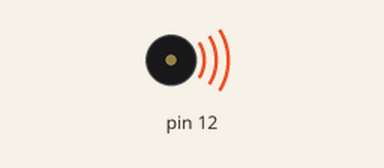
The sketch below on a simulated Arduino Uno, built with avr-gcc and run on an emulated ATmega328P. Shown: buzzer (waves = sounding).

Above: at 7.2 s.
At 13.5 s:
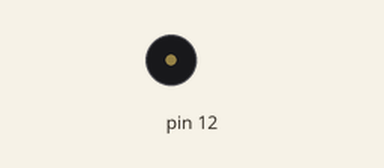
Timing chart, 0 to 16.1 s (numbered marks = the images above):
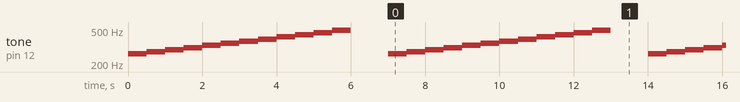

The sketch:

Tone.ino
```cpp
int numTones = 12;
int tones[] = {262, 277, 294, 311, 330, 349, 370, 392, 415, 440, 466, 494};
//              C    C#   D    D#   E    F    F#   G    G#   A    A#   B
//              Do        Re        Mi   Fa        Sol       La        Si
void setup(){
  for (int i = 0; i < numTones; i++)
  {
    tone(12, tones[i]);
    delay(500);
  }
  noTone(12);
  delay(1000);
}

void loop(){
  for (int i = 0; i < numTones; i++)
  {
    tone(12, tones[i]);
    delay(500);
  }
  noTone(12);
  delay(1000);
}
```

Measured:
- by itself, tone on pin 12: repeats every 7.0 s: 277 Hz 0.50 s, 294 Hz 0.50 s, 311 Hz 0.50 s, 330 Hz 0.50 s, 349 Hz 0.50 s, 370 Hz 0.50 s, 392 Hz 0.50 s, 415 Hz 0.50 s, 440 Hz 0.50 s, 466 Hz 0.50 s, 494 Hz 0.50 s, silent 1.0 s, 262 Hz 0.50 s
